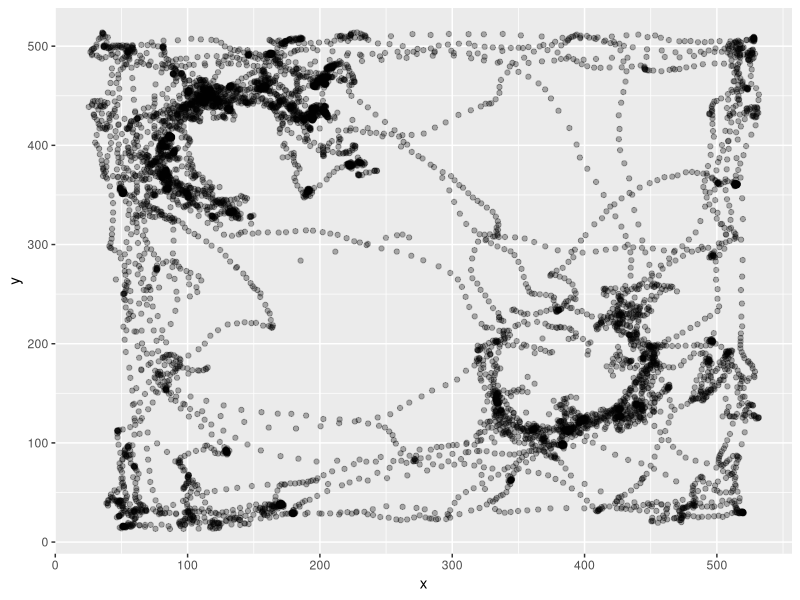

This chart was generated by the following R code: (Note: this script raises an error after producing the figure.)
rm(list = ls())
library(tidyverse)
SimilarLearn <- read_csv("240816_r1562_0_baseline_learn.csv")
SimilarLearn <- SimilarLearn %>%
  select(!15:24) %>%
  filter(Value.Item1.Item1.Item2>114) %>%
  rename(pixelx = Value.Item1.Item1.Item3.X, pixely = Value.Item1.Item1.Item3.Y, TimePoint = Value.Item1.Item1.Item2) %>%
  select(!1, !14) %>%
  filter(!Value.Item2 == TRUE) %>%
  na.omit 
x1 <- c(SimilarLearn$pixelx)
y1 <- c(SimilarLearn$pixely)
df1 <- data.frame(x = x1, y = y1)
p1 <- ggplot(df1, aes(x = x, y = y)) +
  geom_point(alpha = 0.3)
p1
library(ggforce)
#Blue represents gnome, red represents green jar.
p1circle <- p1 + geom_circle(aes(x0 = 386, y0 = 165, r = 75), color = "green")
p1circle <- p1circle + geom_circle(aes(x0 = 140, y0 = 393, r = 75), color = "green")
p1circle
radius <- 75
center_x1 <- 386
center_y1 <- 165
df1$distance <- sqrt((df1$x - center_x1)^2 + (df1$y - center_y1)^2)
points_in_circle1 <- sum(df1$distance <= radius)
print(points_in_circle1)
center_x2 <- 140
center_y2 <- 393
df1$distance1 <- sqrt((df1$x - center_x2)^2 + (df1$y - center_y2)^2)
points_in_circle2 <- sum(df1$distance1 <= radius)
print(points_in_circle2)

BaselineLearn <- read_csv("240816_r1562_different_1.csv")
BaselineLearn <- BaselineLearn %>%
  select(!15:24) %>%
  filter(Value.Item1.Item1.Item2>236) %>%
  rename(pixelx = Value.Item1.Item1.Item3.X, pixely = Value.Item1.Item1.Item3.Y, TimePoint = Value.Item1.Item1.Item2) %>%
  select(!1, !14) %>%
  na.omit
Baselinelearn <- BaselineLearn %>%
  filter(!Value.Item2 == TRUE) 
x2 <- c(BaselineLearn$pixelx)
y2 <- c(BaselineLearn$pixely)
df2 <- data.frame(x = x2, y = y2)
p2 <- ggplot(df2, aes(x = x2, y = y2)) +
  geom_point(alpha = 0.3)
p2
p2circle <- p2 + geom_circle(aes(x0 = 507, y0 = 253, r = 80), color = "purple")
p2circle <- p2circle + geom_circle(aes(x0 = 215, y0 = 478, r = 80), color = "purple")
p2circle
radius <- 80
center_x1 <- 507
center_y1 <- 253
df2$distance <- sqrt((df2$x - center_x1)^2 + (df2$y - center_y1)^2)
points_in_circle2 <- sum(df2$distance <= radius)
print(points_in_circle2)
center_x2 <- 215
center_y2 <- 478
df2$distance1 <- sqrt((df2$x - center_x2)^2 + (df2$y - center_y2)^2)
points_in_circle2 <- sum(df2$distance1 <= radius)
print(points_in_circle2)

SimilarTest <- read_csv("240816_r1562_2_baseline_test.csv")
SimilarTest <- SimilarTest %>%
  select(!15:24) %>%
  filter(Value.Item1.Item1.Item2>147) %>%
  rename(pixelx = Value.Item1.Item1.Item3.X, pixely = Value.Item1.Item1.Item3.Y, TimePoint = Value.Item1.Item1.Item2) %>%
  select(!1, !14) %>%
  na.omit
SimilarTest <- SimilarTest %>%
  filter(!Value.Item2 == TRUE)
x3 <- c(SimilarTest$pixelx)
y3 <- c(SimilarTest$pixely)
df3 <- data.frame(x = x3, y = y3)
p3 <- ggplot(df3, aes(x = x3, y = y3)) +
  geom_point(alpha = 0.3)
p3
p3circle <- p3 + geom_circle(aes(x0 = 391, y0 = 165, r = 75), color = "green")
p3circle <- p3circle + geom_circle(aes(x0 = 130, y0 = 393, r = 75), color = "purple") +
  ggtitle("baseline")
p3circle
radius <- 75
center_x3 <- 391
center_y3 <- 165
df3$distance <- sqrt((df3$x - center_x3)^2 + (df3$y - center_y3)^2)
points_in_circle3 <- sum(df3$distance <= radius)
print(points_in_circle3)
center_x3 <- 130
center_y3 <- 393
df3$distance1 <- sqrt((df3$x - center_x3)^2 + (df3$y - center_y3)^2)
points_in_circle3 <- sum(df3$distance1 <= radius)
print(points_in_circle3)

DifferentLearn <- read_csv("240816_r1562_3_baseline_learn.csv")
DifferentLearn <- DifferentLearn %>%
  select(!15:24) %>%
  filter(Value.Item1.Item1.Item2>110) %>%
  rename(pixelx = Value.Item1.Item1.Item3.X, pixely = Value.Item1.Item1.Item3.Y, TimePoint = Value.Item1.Item1.Item2) %>%
  select(!1, !14) %>%
  na.omit
DifferentLearn <- DifferentLearn %>%
  filter(!Value.Item2 == TRUE)
x4 <- c(DifferentLearn$pixelx)
y4 <- c(DifferentLearn$pixely)
df4 <- data.frame(x = x4, y = y4)
p4 <- ggplot(df4, aes(x = x4, y = y4)) +
  geom_point(alpha = 0.3)
p4
p4circle <- p4 + geom_circle(aes(x0 = 381, y0 = 155, r = 80), color = "red")
p4circle <- p4circle + geom_circle(aes(x0 = 130, y0 = 393, r = 75), color = "red")
p4circle
radius <- 75
center_x4 <- 381
center_y4 <- 155
df4$distance <- sqrt((df4$x - center_x4)^2 + (df4$y - center_y4)^2)
points_in_circle4 <- sum(df4$distance <= radius)
print(points_in_circle4)
center_x4 <- 130
center_y4 <- 393
df4$distance1 <- sqrt((df4$x - center_x4)^2 + (df4$y - center_y4)^2)
points_in_circle4 <- sum(df4$distance1 <= radius)
print(points_in_circle4)

BaselineLearn1 <- read_csv("240816_r1562_4_similar_learn.csv")
BaselineLearn1 <- BaselineLearn1 %>%
  select(!15:24) %>%
  filter(Value.Item1.Item1.Item2>83) %>%
  rename(pixelx = Value.Item1.Item1.Item3.X, pixely = Value.Item1.Item1.Item3.Y, TimePoint = Value.Item1.Item1.Item2) %>%
  select(!1, !14) %>%
  na.omit %>%
  filter(!Value.Item2 == TRUE)
x5 <- c(BaselineLearn1$pixelx)
y5 <- c(BaselineLearn1$pixely)
df5 <- data.frame(x = x5, y = y5)
p5 <- ggplot(df5, aes(x = x5, y = y5)) +
  geom_point(alpha = 0.3)
p5
p5circle <- p5 + geom_circle(aes(x0 = 401, y0 = 165, r = 80), color = "blue")
p5circle <- p5circle + geom_circle(aes(x0 = 125, y0 = 393, r = 80), color = "blue")
p5circle
radius <- 80
center_x5 <- 401
center_y5 <- 165
df5$distance <- sqrt((df5$x - center_x5)^2 + (df5$y - center_y5)^2)
points_in_circle5 <- sum(df5$distance <= radius)
print(points_in_circle5)
center_x6 <- 125
center_y6 <- 393
df5$distance1 <- sqrt((df5$x - center_x6)^2 + (df5$y - center_y6)^2)
points_in_circle6 <- sum(df5$distance1 <= radius)
print(points_in_circle6)

DifferentTest <- read_csv("240816_r1562_5_baseline_test.csv")
DifferentTest <- DifferentTest %>%
  select(!15:24) %>%
  filter(Value.Item1.Item1.Item2>111) %>%
  rename(pixelx = Value.Item1.Item1.Item3.X, pixely = Value.Item1.Item1.Item3.Y, TimePoint = Value.Item1.Item1.Item2) %>%
  select(!1, !14) %>%
  filter(!Value.Item2 == TRUE) %>%
  na.omit
x6 <- c(DifferentTest$pixelx)
y6 <- c(DifferentTest$pixely)
df6 <- data.frame(x = x6, y = y6)
p6 <- ggplot(df6, aes(x = x6, y = y6)) +
  geom_point(alpha = 0.3)
p6
p6circle <- p6 + geom_circle(aes(x0 = 386, y0 = 160, r = 75), color = "red")
p6circle <- p6circle + geom_circle(aes(x0 = 125, y0 = 393, r = 75), color = "blue")
p6circle
radius <- 75
center_x6 <- 386
center_y6 <- 160
df6$distance <- sqrt((df6$x - center_x6)^2 + (df6$y - center_y6)^2)
points_in_circle6 <- sum(df6$distance <= radius)
print(points_in_circle6)
center_x6 <- 125
center_y6 <- 393
df6$distance1 <- sqrt((df6$x - center_x6)^2 + (df6$y - center_y6)^2)
points_in_circle6 <- sum(df6$distance1 <= radius)
print(points_in_circle6)
